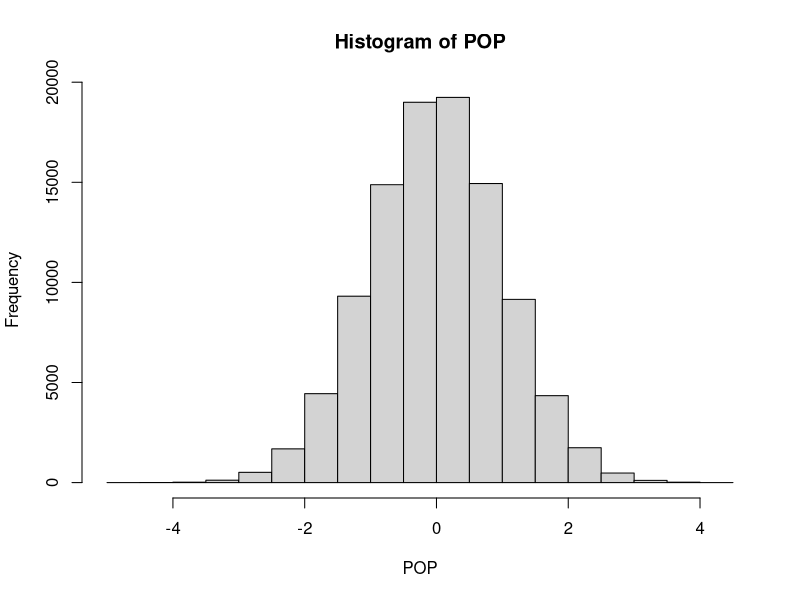
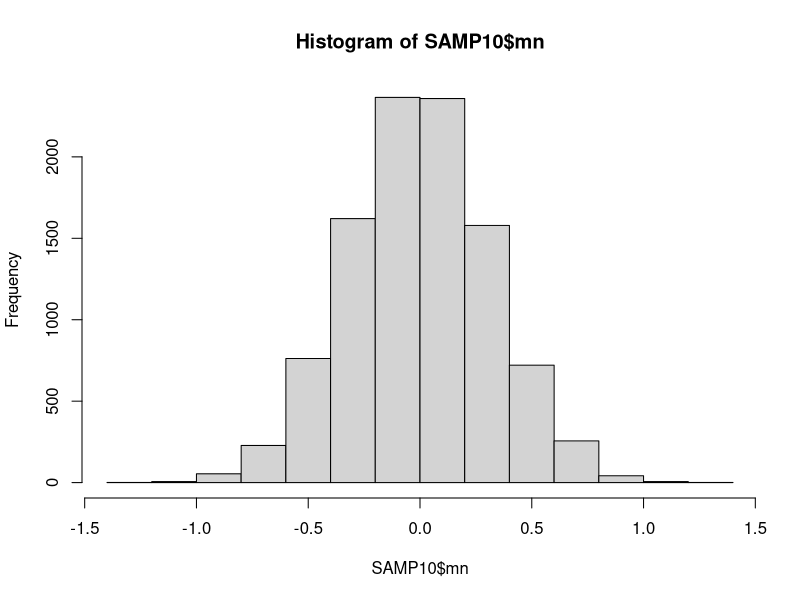
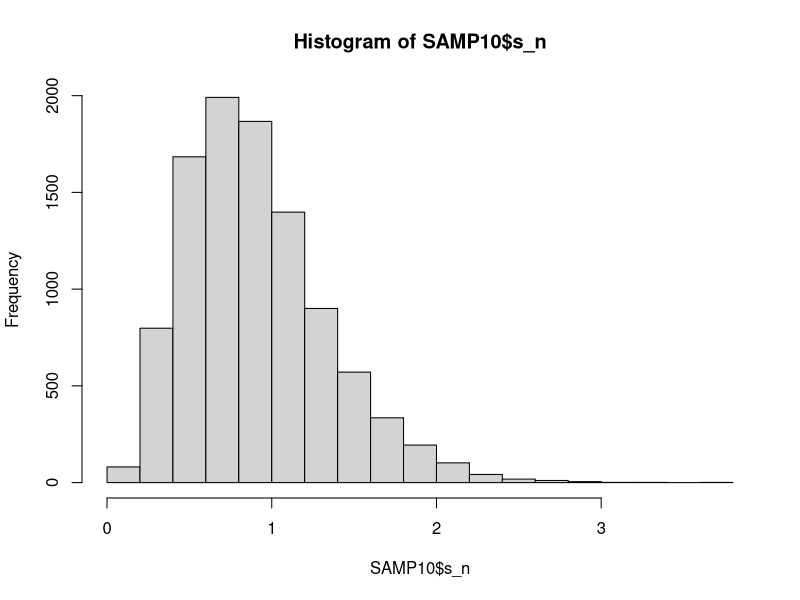
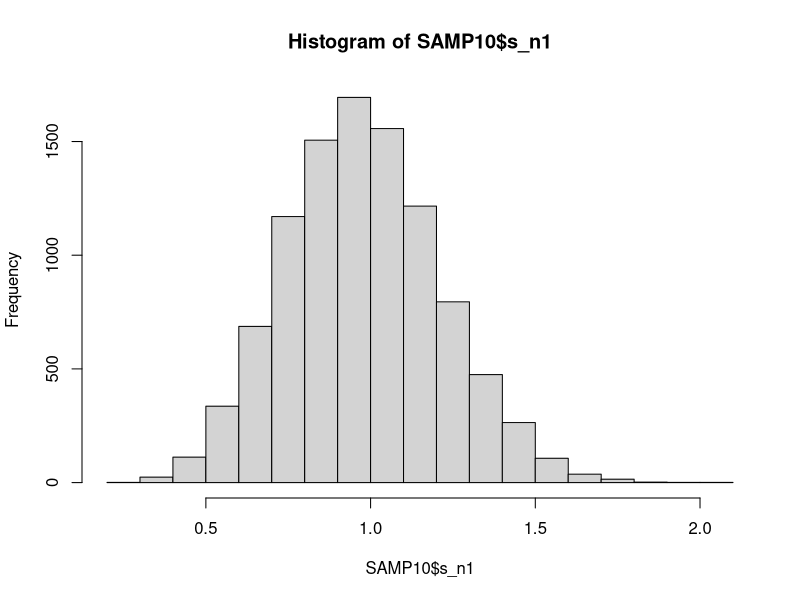
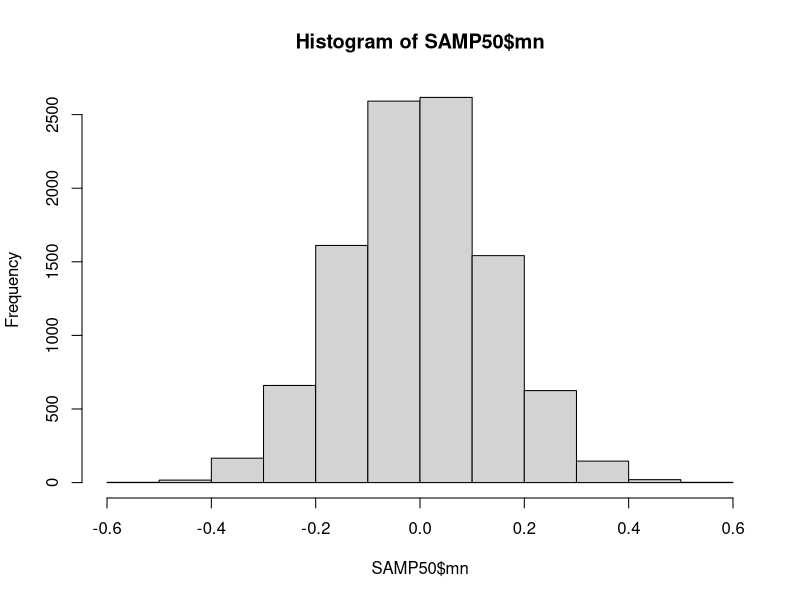
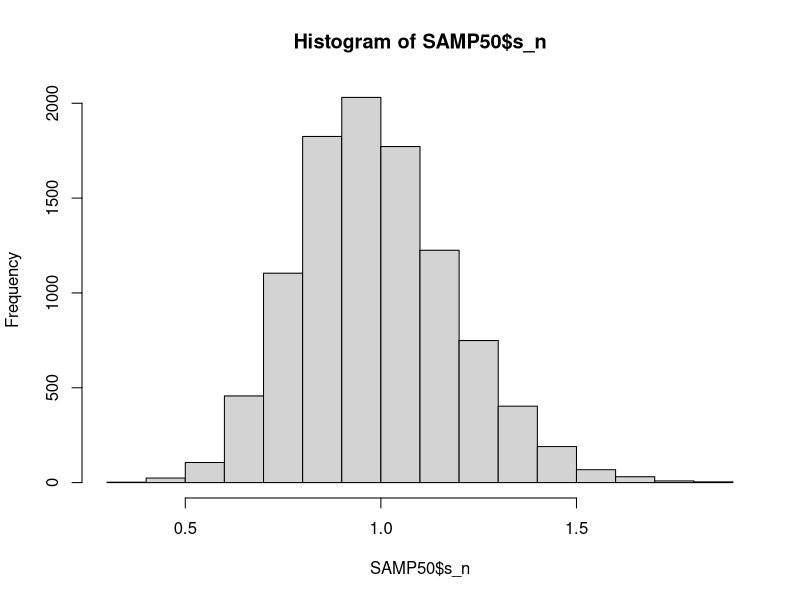
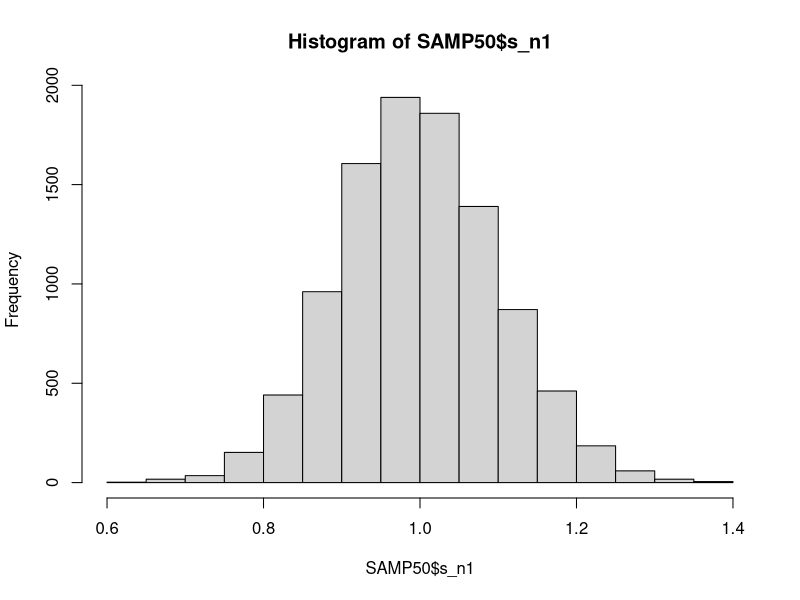
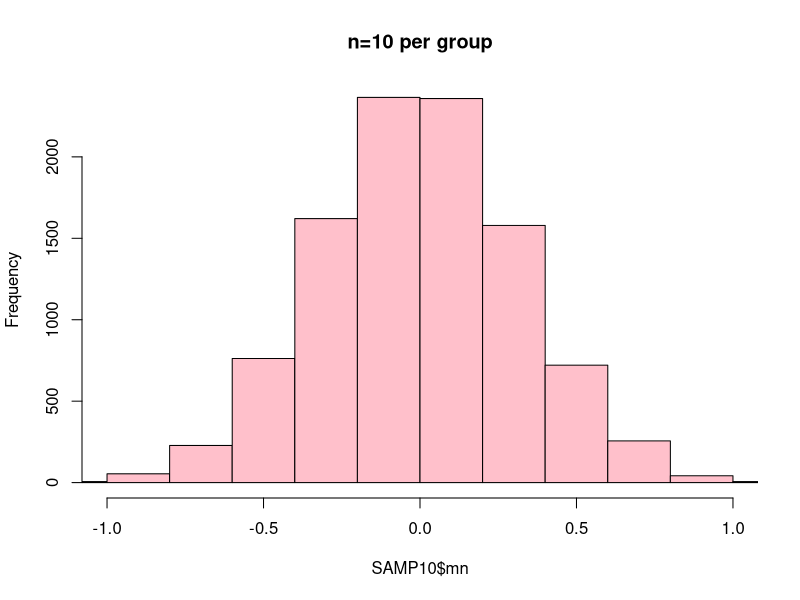

Generate these figures, in order, with R:
## KINES 7103 Spring 2020
## Module 2: Degrees of Freedom
## by Keith Lohse, PhD 

## Setting the Directory -------------------------------------------------------
setwd("YOUR_DIRECTORY")

# let's see what is in the Data folder
list.files("./Data")

## Why do we divide by N-1 instead of N? ---------------------------------------
# First we will simulate a POPULATION of data:
set.seed(1)

POP<-rnorm(n=100000, mean=0, sd=1)
hist(POP)
mean(POP)
sd(POP)



index<-c(1:10000) # Set the upper limit to the number of experiments you want to run

SAMP10<-data.frame(index) #We will create an empty dataframe to store our output in...
SAMP10$mn<-NULL
SAMP10$s_n <- NULL
SAMP10$s_n1 <- NULL


for (i in 1:length(SAMP10$index)) {
  s1 <- sample(POP, 10, replace = FALSE, prob = NULL)

  SAMP10$mn[i]<-mean(s1)
  SAMP10$s_n[i]<- sum((s1-mean(s1))^2)/10
  SAMP10$s_n1[i] <- sd(s1)
}

head(SAMP10)

hist(SAMP10$mn)
hist(SAMP10$s_n)
hist(SAMP10$s_n1)

mean(SAMP10$mn)
mean(SAMP10$s_n)
mean(SAMP10$s_n1)

## Which of our SD calculations is a better approximation of the POP SD? -------


# Let's try the same thing again with 50 oberservations per sample -------------
set.seed(1)
index<-c(1:10000) # Set the upper limit to the number of experiments you want to run

SAMP50<-data.frame(index) #We will create an empty dataframe to store our output in...
SAMP50$mn<-NULL
SAMP50$s_n <- NULL
SAMP50$s_n1 <- NULL


for (i in 1:length(SAMP50$index)) {
  s1 <- sample(POP, 50, replace = FALSE, prob = NULL)
  
  SAMP50$mn[i]<-mean(s1)
  SAMP50$s_n[i]<- sum((s1-mean(s1))^2)/50
  SAMP50$s_n1[i] <- sd(s1)
}


head(SAMP50)

hist(SAMP50$mn)
hist(SAMP50$s_n)
hist(SAMP50$s_n1)

mean(SAMP50$mn)
mean(SAMP50$s_n)
mean(SAMP50$s_n1)

## Which of our SD calculations is a better approximation of the POP SD? -------



## Sampling Distribution of the Mean -------------------------------------------
# Let us now turn our attention to the distribution of sample means.
hist(SAMP10$mn, main="n=10 per group", col = "pink", xlim=c(-1,1))
hist(SAMP50$mn, main="n=50 per group", col="dodgerblue", xlim=c(-1,1))

# Calculate the Mean and Standard Deviation for each of these distributions:
# Mean of Means
mean(SAMP10$mn)
mean(SAMP50$mn)

# SD of Means
sd(SAMP10$mn)
sd(SAMP50$mn)

# How does the SD of means relate to the original SD in the POPULATION?
# 1/x = sd(SAMP10$mn)
# Solve for X
1/sd(SAMP10$mn)
1/sd(SAMP50$mn)

# Now consider that the standard deviation is the square root of the variance.
# 1/x = sd(SAMP10$mn)^2
# Solve for X
1/(sd(SAMP10$mn)^2)
1/(sd(SAMP50$mn)^2)

# Do these (approximate) numbers look familiar?

# Can you come up with a formula to approximate the standard deviation 
# of the distribution of sample means?
